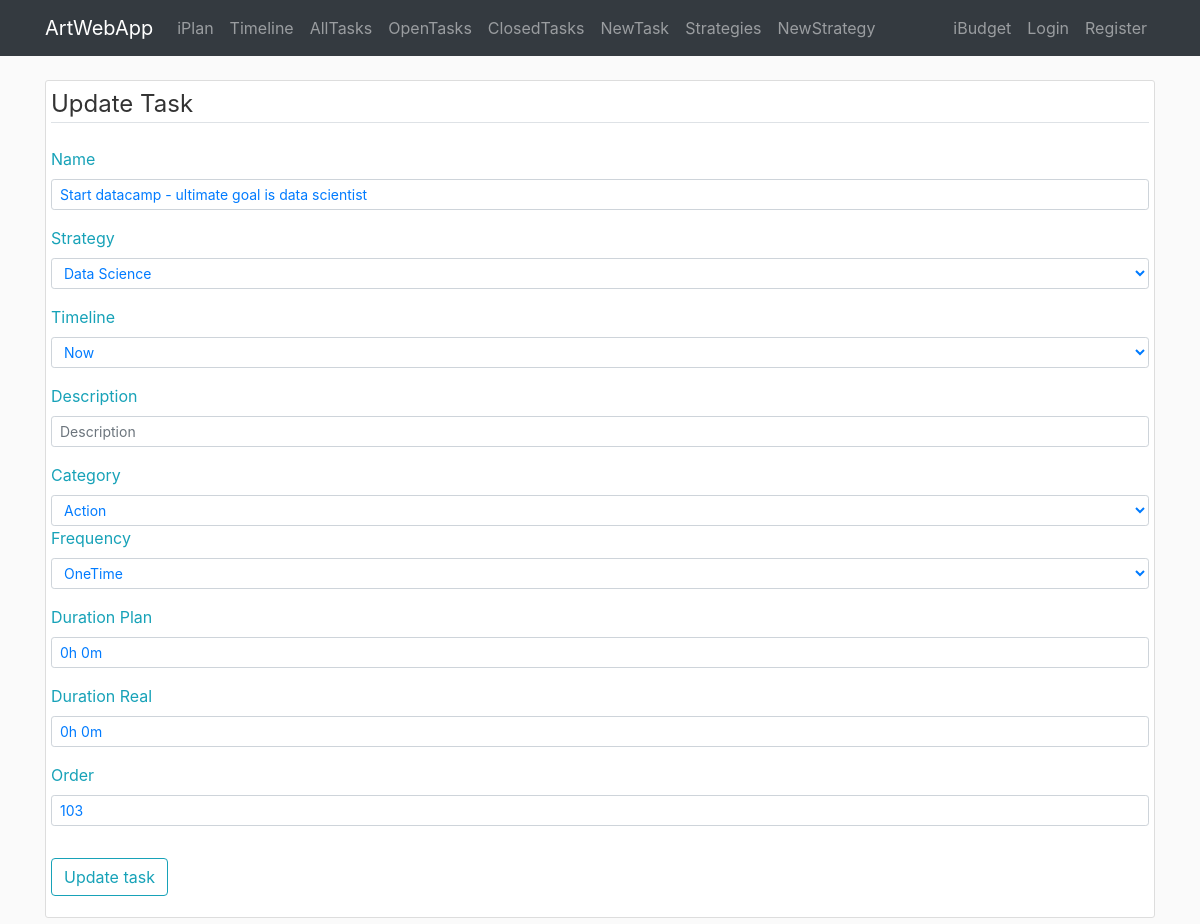
Page /iplan/task/update/52 on the earlier database version.
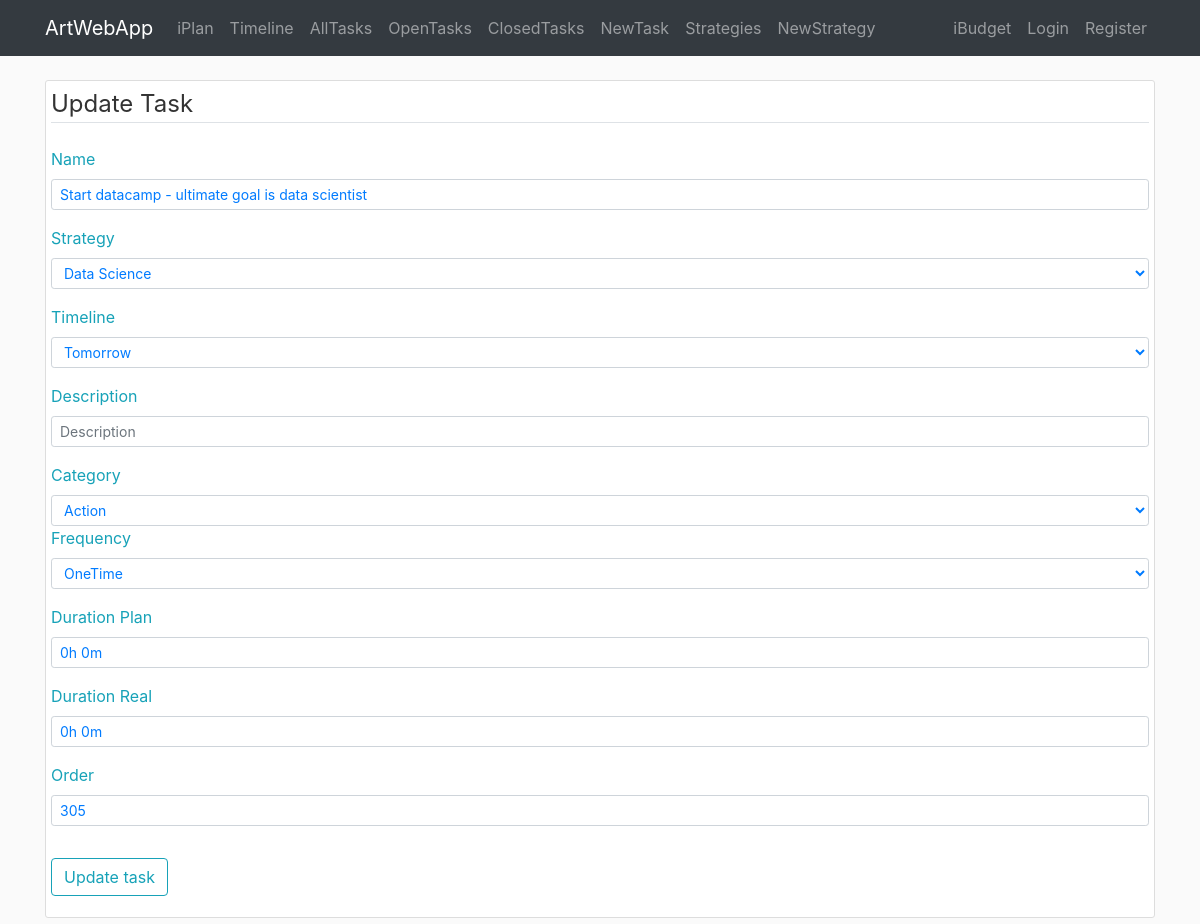
Same page on the later database version.
### awa/iplan/models.py (models this page shows, shortened)
class Task(db.Model):
    id = db.Column(db.Integer, primary_key=True)
    name = db.Column(db.String(140), nullable=False)
    desc = db.Column(db.Text)
    category = db.Column(db.String(20))
    frequency = db.Column(db.String(10))
    time_creation = db.Column(db.DateTime, default=datetime.utcnow)
    time_completion = db.Column(db.DateTime)
    time_line = db.Column(db.DateTime)
    duration_plan = db.Column(db.Interval, nullable=False, default=timedelta(0))
    duration_real = db.Column(db.Interval, nullable=False, default=timedelta(0))
    timer_start = db.Column(db.DateTime)
    order = db.Column(db.Integer)
    id_strategy = db.Column(db.Integer, db.ForeignKey('strategy.id'), nullable=False)
    id_project = db.Column(db.Integer, db.ForeignKey('project.id'))

### awa/iplan/routes.py (the view)
@iplan.route('/iplan/task/update/<id_task>', methods=['GET', 'POST'])
def task_update(id_task):
    form_task = TaskForm()
    form_task.id_strategy.choices = [(item.id, item.name) for item in Strategy.query.all()]
    form_task.category.choices = TASK_CATEGORY_CHOICES
    form_task.frequency.choices = TASK_FREQUENCY_CHOICES
    form_task.time_line.choices = generate_fields_for_timeline()
    task = Task.query.get_or_404(id_task)
    if form_task.validate_on_submit():
        task.name = form_task.name.data
        task.id_strategy = form_task.id_strategy.data
        task.desc = form_task.desc.data
        task.category = dict(TASK_CATEGORY_CHOICES).get(form_task.category.data)
        task.frequency = dict(TASK_FREQUENCY_CHOICES).get(form_task.frequency.data)
        task.duration_plan = duration_from_string(form_task.duration_plan.data)
        task.duration_real = duration_from_string(form_task.duration_real.data)
        task.time_line = datetime.fromtimestamp(form_task.time_line.data)
        task.order = form_task.order.data
        db.session.commit()
        return redirect(url_for('iplan.timeline'))
    elif request.method == 'GET':
        form_task.name.data = task.name
        form_task.id_strategy.data = task.id_strategy
        form_task.desc.data = task.desc
        form_task.category.data = reverse_dict(TASK_CATEGORY_CHOICES).get(task.category, 1)
        form_task.frequency.data = reverse_dict(TASK_FREQUENCY_CHOICES).get(task.frequency, 1)
        form_task.duration_plan.data = string_from_duration(task.duration_plan)
        form_task.duration_real.data = string_from_duration(task.duration_real)
        form_task.order.data = task.order
        form_task.time_line.data = task.time_line.timestamp()
        form_task.submit.label.text = 'Update task'
    return render_template('iplan/task_edit.html', form_task=form_task, legend='Update Task', choices=form_task.time_line.choices)

### awa/iplan/forms.py
class TaskForm(FlaskForm):
    name = StringField(label='Name', validators=[DataRequired(), Length(min=1, max=140)])
    desc = StringField(label='Description')
    duration_plan = StringField(label='Duration Plan')  # Is converted to Interval with duration_from_string
    duration_real = StringField(label='Duration Real')
    category = SelectField(label='Category', coerce=int)
    time_line = SelectField(label='Timeline', coerce=int)
    frequency = SelectField(label='Frequency', coerce=int)
    order = IntegerField(label='Order')
    id_strategy = SelectField(label='Strategy', coerce=int)
    submit = SubmitField(label='Add Task')

### awa/iplan/utils.py (called while the page is built, shortened)
def reverse_dict(x):
    return {v: k for (k, v) in dict(x).items()}

def string_from_duration(x):
    if x is None or x.total_seconds() == 0:
        return '0h 0m'

### awa/templates/iplan/task_edit.html (shortened to what the changed rows need)
{% extends "layout.html" %}
{% block content %}
<div class="container">
     <div class="content-section">
         <form method="POST" action="">
            <fieldset class="form-group">
                <div class="form-group">
                    {{ form_task.name.label(class="form-control-label text-info text-info") }}
                    {% if form_task.name.errors %}
                        {{ form_task.name(class="form-control form-control-sm is-invalid") }}
                        <div class="invalid-feedback">
                            {% for error in form_task.name.errors %}
                                <span>{{ error }}</span>
                            {% endfor %}
                        </div>
                    {% else %}
                        {{ form_task.name(class="form-control form-control-sm text-primary", placeholder='Task') }}
                    {% endif %}
                </div>
                <div class="form-group">
                    {{ form_task.id_strategy.label(class="form-control-label text-info text-info") }}
                    {% if form_task.id_strategy.errors %}
                        {{ form_task.id_strategy(class="form-control form-control-sm is-invalid") }}
                        <div class="invalid-feedback">
                            {% for error in form_task.id_strategy.errors %}
                                <span>{{ error }}</span>
                            {% endfor %}
                        </div>
                    {% else %}
                        {{ form_task.id_strategy(class="form-control form-control-sm text-primary", placeholder='Task') }}
                    {% endif %}
                </div>
                <div class="form-group">
                    {{ form_task.time_line.label(class="form-control-label text-info text-info") }}
                    {% if form_task.time_line.errors %}
                        {{ form_task.time_line(class="form-control form-control-sm is-invalid") }}
                        <div class="invalid-feedback">
                            {% for error in form_task.time_line.errors %}
                                <span>{{ error }}</span>
                            {% endfor %}
                        </div>
                    {% else %}
                        {{ form_task.time_line(class="form-control form-control-sm text-primary", placeholder='Task') }}
                    {% endif %}
                </div>
                <div class="form-group">
                    {{ form_task.desc.label(class="form-control-label text-info") }}
                    {% if form_task.desc.errors %}
                        {{ form_task.desc(class="form-control form-control-sm is-invalid") }}
                        <div class="invalid-feedback">
                            {% for error in form_task.desc.errors %}
                                <span>{{ error }}</span>
                            {% endfor %}
                        </div>
                    {% else %}
                        {{ form_task.desc(class="form-control form-control-sm text-primary", placeholder='Description') }}
                    {% endif %}
                </div>
                <div class="form-group">
                    {{ form_task.category.label(class="form-control-label text-info") }}
                    {% if form_task.category.errors %}
                        {{ form_task.category(class="form-control form-control-sm is-invalid") }}
                        <div class="invalid-feedback">
                            {% for error in form_task.category.errors %}
                                <span>{{ error }}</span>
                            {% endfor %}
                        </div>
                    {% else %}
                        {{ form_task.category(class="form-control form-control-sm text-primary", placeholder='Description') }}
                    {% endif %}
                <div class="form-group">
                    {{ form_task.frequency.label(class="form-control-label text-info") }}
                    {% if form_task.frequency.errors %}
                        {{ form_task.frequency(class="form-control form-control-sm is-invalid") }}
                        <div class="invalid-feedback">
                            {% for error in form_task.frequency.errors %}
                                <span>{{ error }}</span>
                            {% endfor %}
                        </div>
                    {% else %}
                        {{ form_task.frequency(class="form-control form-control-sm text-primary", placeholder='Description') }}
                    {% endif %}
                </div>
                </div>
                <div class="form-group">
                    {{ form_task.duration_plan.label(class="form-control-label text-info") }}
                    {% if form_task.duration_plan.errors %}
                        {{ form_task.duration_plan(class="form-control form-control-sm is-invalid") }}
                        <div class="invalid-feedback">
                            {% for error in form_task.duration_plan.errors %}
                                <span>{{ error }}</span>
                            {% endfor %}
                        </div>
                    {% else %}
                        {{ form_task.duration_plan(class="form-control form-control-sm text-primary", placeholder='0h 0m')}}
                    {% endif %}
                </div>
                <div class="form-group">
                    {{ form_task.duration_real.label(class="form-control-label text-info") }}
                    {% if form_task.duration_real.errors %}
                        {{ form_task.duration_real(class="form-control form-control-sm is-invalid") }}
                        <div class="invalid-feedback">
                            {% for error in form_task.duration_real.errors %}
                                <span>{{ error }}</span>
                            {% endfor %}
                        </div>
                    {% else %}
                        {{ form_task.duration_real(class="form-control form-control-sm text-primary", placeholder='0h 0m')}}
                    {% endif %}
                </div>
                <div class="form-group">
                    {{ form_task.order.label(class="form-control-label text-info") }}
                    {% if form_task.order.errors %}
                        {{ form_task.order(class="form-control form-control-sm is-invalid") }}
                        <div class="invalid-feedback">
                            {% for error in form_task.order.errors %}
                                <span>{{ error }}</span>
                            {% endfor %}
                        </div>
                    {% else %}
                        {{ form_task.order(class="form-control form-control-sm text-primary", placeholder='0')}}
                    {% endif %}
                </div>
            </fieldset>
        </form>
    </div>
{% endblock content %}

Differences in the rows shown:
changed Task "Start datacamp - ultimate goal is data scientist": time_line "Now" → "Tomorrow"; order "103" → "305"
